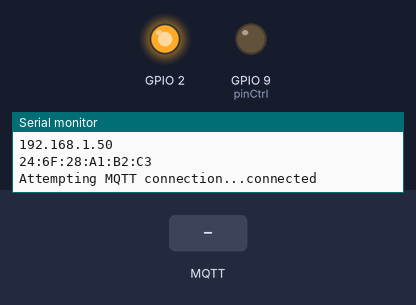
A sketch run on a simulated ESP8266 (NodeMCU). Parts: output pins drawn as LEDs (lit = HIGH, except the on-board LED, lit = LOW), the last lines printed to the serial monitor. The test bench sets the inputs (shaded band). WiFi joins after 1.5 s; servers stay silent unless stated; random numbers use the default seed unless the sketch sets one; no MQTT or app messages arrive unless stated.

Above: at 2.7 s.
2.8 s: MQTT message "1" arrives on the first subscribed topic
At 3.1 s:
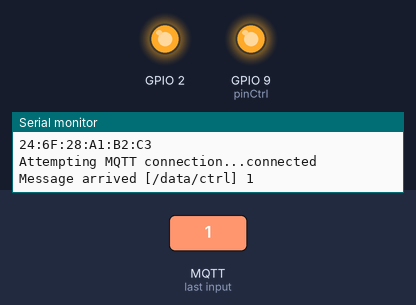
4.3 s: MQTT message "on" arrives on the first subscribed topic
At 5.4 s:
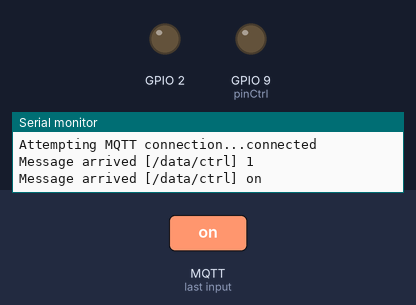
Timing chart, 0 to 7.3 s (numbered marks = the images above; inputs shaded):
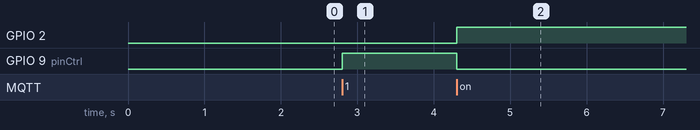

Measured:
- after the input at 2.8 s, GPIO 9 (pinCtrl): LOW → HIGH at once
- after the input at 4.3 s, GPIO 2: LOW → HIGH at once; GPIO 9 (pinCtrl): HIGH → LOW at once

The sketch:

onlySub.ino
```cpp
#include <ESP8266WiFi.h>
#include <PubSubClient.h>

const char* ssid = "FIL TPLink 1";
const char* password = "filtplink1111";
const char* mqtt_server = "192.168.0.101";

WiFiClient espClient;
PubSubClient client(espClient);

const int pinCtrl = 9;
const int sleepTimeS = 10;
long lastMsg = 0;
int value = 0;


void setup_wifi() {

  delay(10);
  // We start by connecting to a WiFi network
  Serial.println();
  Serial.print("Connecting to ");
  Serial.println(ssid);

  WiFi.begin(ssid, password);

  while (WiFi.status() != WL_CONNECTED) {
    delay(500);
    Serial.print(".");
  }

  randomSeed(micros());

  Serial.println("");
  Serial.println("WiFi connected");
  Serial.println("IP address: ");
  Serial.println(WiFi.localIP());
  Serial.println(WiFi.macAddress());

}

void callback(char* topic, byte* payload, unsigned int length) {
  Serial.print("Message arrived [");
  Serial.print(topic);
  Serial.print("] ");
  for (int i = 0; i < length; i++) {
    Serial.print((char)payload[i]);
  }
  Serial.println();

  // Switch on the LED if an 1 was received as first character
  if ((char)payload[0] == '1') {
    digitalWrite(BUILTIN_LED, LOW);
    digitalWrite(pinCtrl, HIGH);
  } else {
    digitalWrite(BUILTIN_LED, HIGH);
    digitalWrite(pinCtrl, LOW);
  }

}

void reconnect() {
  // Loop until we're reconnected
  while (!client.connected()) {
    Serial.print("Attempting MQTT connection...");
    // Create a random client ID
    String clientId = "ESP8266Client-";
    clientId += String(random(0xffff), HEX);
    // Attempt to connect
    if (client.connect(clientId.c_str())) {
      Serial.println("connected");
      // Once connected, publish an announcement...
      client.publish("/data/response", "hello world");
      // ... and resubscribe
      client.subscribe("/data/ctrl");
    } else {
      Serial.print("failed, rc=");
      Serial.print(client.state());
      Serial.println(" try again in 5 seconds");
      // Wait 5 seconds before retrying
      delay(5000);
    }
  }
}
void setup() {
  pinMode(A0,INPUT);
  pinMode(BUILTIN_LED, OUTPUT);
  pinMode(pinCtrl,OUTPUT);
  Serial.begin(115200);
  setup_wifi();
  client.setServer(mqtt_server, 1883);
  client.setCallback(callback);

}

void loop() {

  if (!client.connected()) {
    reconnect();
  }
  client.loop();


}
```
